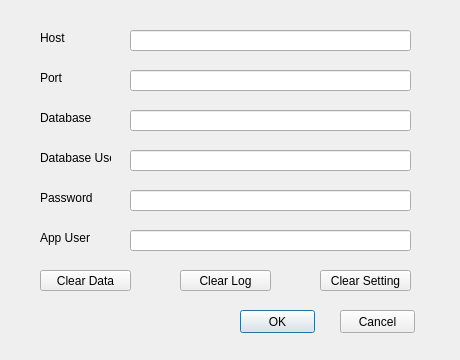
<?xml version="1.0" encoding="UTF-8"?>
<ui version="4.0">
 <class>SetPGDatabaseSettingDlg</class>
 <widget class="QDialog" name="SetPGDatabaseSettingDlg">
  <property name="geometry">
   <rect>
    <x>0</x>
    <y>0</y>
    <width>460</width>
    <height>360</height>
   </rect>
  </property>
  <property name="windowTitle">
   <string>Database Settings</string>
  </property>
  <widget class="QLabel" name="label">
   <property name="geometry">
    <rect>
     <x>40</x>
     <y>30</y>
     <width>71</width>
     <height>16</height>
    </rect>
   </property>
   <property name="text">
    <string>Host</string>
   </property>
  </widget>
  <widget class="QLineEdit" name="hostEdt">
   <property name="geometry">
    <rect>
     <x>130</x>
     <y>30</y>
     <width>281</width>
     <height>21</height>
    </rect>
   </property>
  </widget>
  <widget class="QLineEdit" name="portEdt">
   <property name="geometry">
    <rect>
     <x>130</x>
     <y>70</y>
     <width>281</width>
     <height>21</height>
    </rect>
   </property>
  </widget>
  <widget class="QLabel" name="label_2">
   <property name="geometry">
    <rect>
     <x>40</x>
     <y>70</y>
     <width>71</width>
     <height>16</height>
    </rect>
   </property>
   <property name="text">
    <string>Port</string>
   </property>
  </widget>
  <widget class="QLabel" name="label_3">
   <property name="geometry">
    <rect>
     <x>40</x>
     <y>110</y>
     <width>71</width>
     <height>16</height>
    </rect>
   </property>
   <property name="text">
    <string>Database</string>
   </property>
  </widget>
  <widget class="QLineEdit" name="dbEdt">
   <property name="geometry">
    <rect>
     <x>130</x>
     <y>110</y>
     <width>281</width>
     <height>21</height>
    </rect>
   </property>
  </widget>
  <widget class="QLabel" name="label_4">
   <property name="geometry">
    <rect>
     <x>40</x>
     <y>190</y>
     <width>71</width>
     <height>16</height>
    </rect>
   </property>
   <property name="text">
    <string>Password</string>
   </property>
  </widget>
  <widget class="QLabel" name="label_5">
   <property name="geometry">
    <rect>
     <x>40</x>
     <y>150</y>
     <width>71</width>
     <height>16</height>
    </rect>
   </property>
   <property name="text">
    <string>Database User</string>
   </property>
  </widget>
  <widget class="QLineEdit" name="dbUserEdt">
   <property name="geometry">
    <rect>
     <x>130</x>
     <y>150</y>
     <width>281</width>
     <height>21</height>
    </rect>
   </property>
  </widget>
  <widget class="QLineEdit" name="pwdEdt">
   <property name="geometry">
    <rect>
     <x>130</x>
     <y>190</y>
     <width>281</width>
     <height>21</height>
    </rect>
   </property>
  </widget>
  <widget class="QPushButton" name="okBtn">
   <property name="geometry">
    <rect>
     <x>240</x>
     <y>310</y>
     <width>75</width>
     <height>23</height>
    </rect>
   </property>
   <property name="text">
    <string>OK</string>
   </property>
  </widget>
  <widget class="QPushButton" name="cancelBtn">
   <property name="geometry">
    <rect>
     <x>340</x>
     <y>310</y>
     <width>75</width>
     <height>23</height>
    </rect>
   </property>
   <property name="text">
    <string>Cancel</string>
   </property>
  </widget>
  <widget class="QLineEdit" name="appUserEdt">
   <property name="geometry">
    <rect>
     <x>130</x>
     <y>230</y>
     <width>281</width>
     <height>21</height>
    </rect>
   </property>
  </widget>
  <widget class="QLabel" name="label_6">
   <property name="geometry">
    <rect>
     <x>40</x>
     <y>230</y>
     <width>71</width>
     <height>16</height>
    </rect>
   </property>
   <property name="text">
    <string>App User</string>
   </property>
  </widget>
  <widget class="QPushButton" name="clearDataBtn">
   <property name="geometry">
    <rect>
     <x>40</x>
     <y>270</y>
     <width>91</width>
     <height>21</height>
    </rect>
   </property>
   <property name="text">
    <string>Clear Data</string>
   </property>
  </widget>
  <widget class="QPushButton" name="clearLogBtn">
   <property name="geometry">
    <rect>
     <x>180</x>
     <y>270</y>
     <width>91</width>
     <height>21</height>
    </rect>
   </property>
   <property name="text">
    <string>Clear Log</string>
   </property>
  </widget>
  <widget class="QPushButton" name="clearSettingBtn">
   <property name="geometry">
    <rect>
     <x>320</x>
     <y>270</y>
     <width>91</width>
     <height>21</height>
    </rect>
   </property>
   <property name="text">
    <string>Clear Setting</string>
   </property>
  </widget>
 </widget>
 <resources/>
 <connections/>
</ui>
